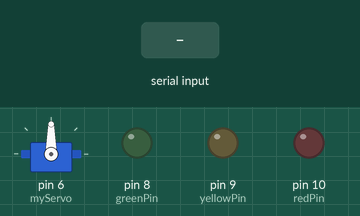
This sketch was run on a simulated Arduino Uno, built with avr-gcc and run on an emulated ATmega328P. Parts: servo, output pins drawn as LEDs (lit = HIGH). The inputs (shaded band) are chosen by the test bench.

Above: at 1.2 s.
1.3 s: "closed_palm\n" received over Serial
At 2.5 s:
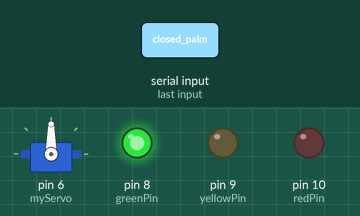
2.8 s: "open palm\n" received over Serial
At 3.6 s:
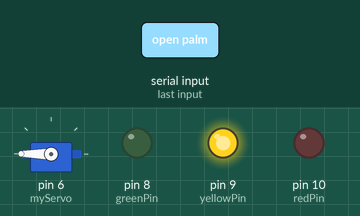
4.3 s: "thumbs\n" received over Serial
At 4.6 s:
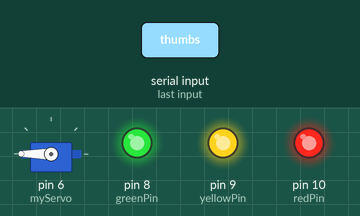
5.8 s: "1\n" received over Serial
At 6.7 s:
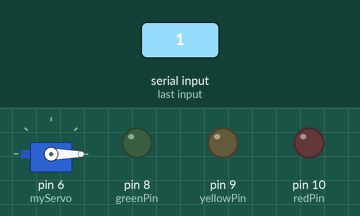
7.3 s: "thumbs\n" received over Serial
At 8.1 s:
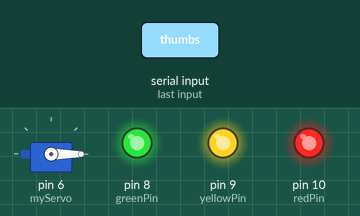
8.8 s: "0\n" received over Serial
At 10.2 s:
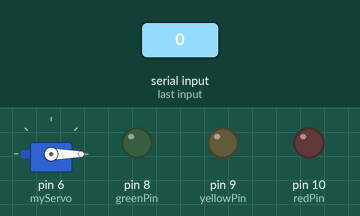
Timing chart, 0 to 11.3 s (numbered marks = the images above; inputs shaded):
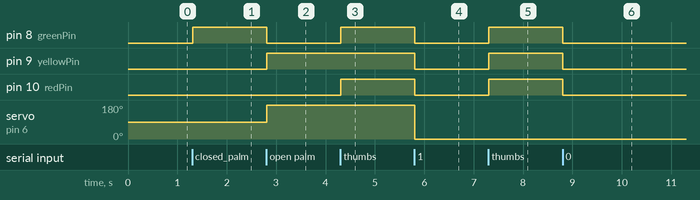

The sketch:

gestureControl2.ino
```cpp
#include <Servo.h>

const int greenPin = 8;
const int yellowPin = 9;
const int redPin = 10;

Servo myServo;

String lastReading = "";

void setup() {
  pinMode(greenPin, OUTPUT);
  pinMode(yellowPin, OUTPUT);
  pinMode(redPin, OUTPUT);

  Serial.begin(9600);

  myServo.attach(6);
}

void loop() {
  if (Serial.available() > 0) {

    String data = Serial.readStringUntil('\n');
    data.trim();

    // Skip if the reading hasn't changed
    if (data == lastReading) {
      return;
    }

    // Update the previous reading
    lastReading = data;

    if (data == "closed_palm") {
      digitalWrite(greenPin, HIGH);
      digitalWrite(yellowPin, LOW);
      digitalWrite(redPin, LOW);
      myServo.write(90);
    }

    else if (data == "open palm") {
      digitalWrite(greenPin, LOW);
      digitalWrite(yellowPin, HIGH);
      digitalWrite(redPin, LOW);
      myServo.write(180);
    }

    else if (data == "thumbs") {
      digitalWrite(greenPin, HIGH);
      digitalWrite(yellowPin, HIGH);
      digitalWrite(redPin, HIGH);
    }

    else {
      digitalWrite(greenPin, LOW);
      digitalWrite(yellowPin, LOW);
      digitalWrite(redPin, LOW);
      myServo.write(0);
    }
  }
}
```

Measured:
- after the input at 1.3 s, pin 8 (greenPin): LOW → HIGH at once
- after the input at 2.8 s, pin 8 (greenPin): HIGH → LOW at once; pin 9 (yellowPin): LOW → HIGH at once; servo on pin 6 (myServo): 90° → 180° at once
- after the input at 4.3 s, pin 8 (greenPin), pin 10 (redPin): LOW → HIGH at once
- after the input at 5.8 s, pin 8 (greenPin), pin 9 (yellowPin), pin 10 (redPin): HIGH → LOW at once; servo on pin 6 (myServo): 180° → 0° at once
- after the input at 7.3 s, pin 8 (greenPin), pin 9 (yellowPin), pin 10 (redPin): LOW → HIGH at once
- after the input at 8.8 s, pin 8 (greenPin), pin 9 (yellowPin), pin 10 (redPin): HIGH → LOW at once
